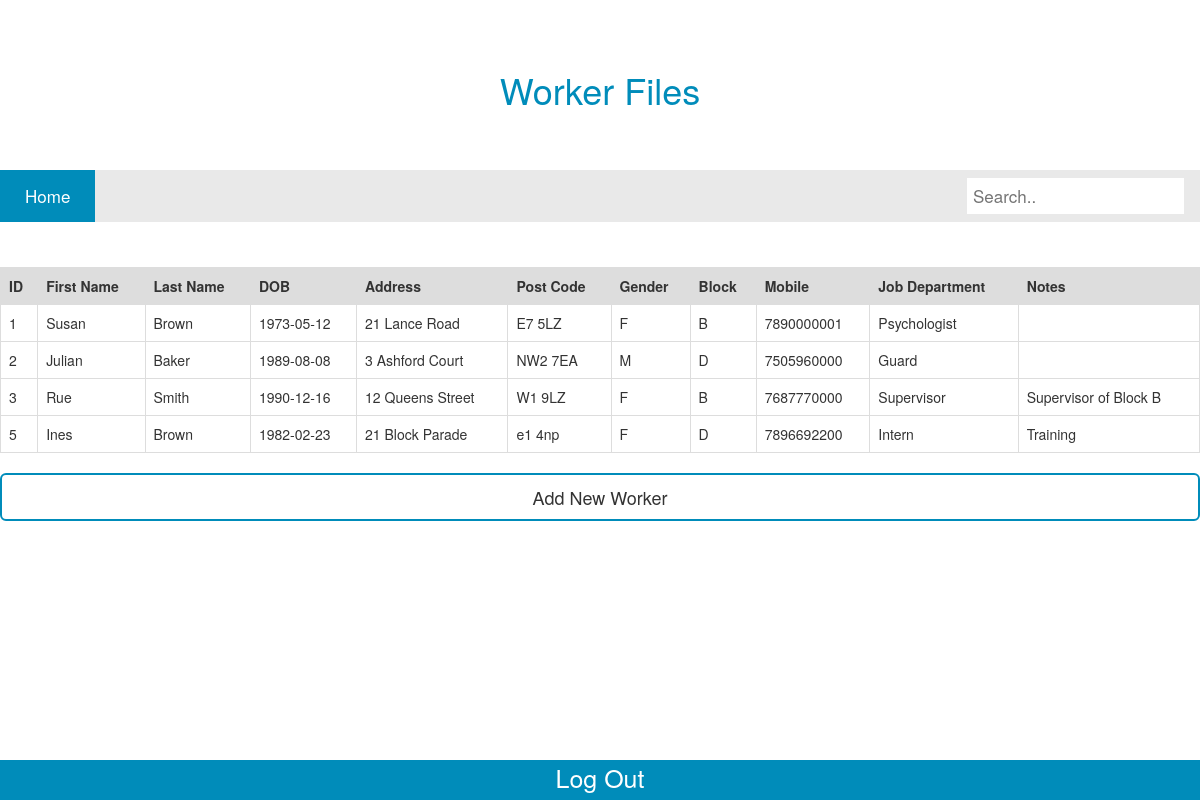
/workerFiles.php, run on the app's committed database.
### tables this page shows
CREATE TABLE `workers` (
  `ID` int(11) NOT NULL,
  `firstname` varchar(100) NOT NULL,
  `lastname` varchar(100) NOT NULL,
  `dob` date NOT NULL,
  `address` varchar(100) NOT NULL,
  `postcode` varchar(100) NOT NULL,
  `gender` char(1) NOT NULL,
  `block` char(1) NOT NULL,
  `mobile` bigint(20) NOT NULL,
  `jobDept` varchar(100) NOT NULL,
  `notes` longtext NOT NULL
);

### workerFiles.php (the view, shortened to what this page needs)
<?php
  $db = mysqli_connect ("localhost", "root", "", "prison");
  $sql = "SELECT * FROM workers;";
  $result = mysqli_query ($db, $sql);
?>
<!DOCTYPE html>
<link rel="stylesheet" href="https://stackpath.bootstrapcdn.com/bootstrap/3.4.1/css/bootstrap.min.css">
<link href = "style.css" rel = "stylesheet" type = "text/css">
<html>
<body>
  <div class="header1">
    <h1 class="text-center">Worker Files</h1>
  </div>
  <div class="topnav">
    <a class="active" href="PMS.php ">Home</a>
    <input type="texts" placeholder="Search..">
  </div>
    <table>
          <tr>
            <th> ID </th>
            <th> First Name </th>
            <th> Last Name </th>
            <th> DOB </th>
            <th> Address </th>
            <th> Post Code </th>
            <th> Gender </th>
            <th> Block </th>
            <th> Mobile </th>
            <th> Job Department </th>
            <th> Notes </th>
          </tr>
<?php
        while ($rows = mysqli_fetch_assoc($result))
        {
?>
        <tr>
          <td> <?php echo $rows['ID']; ?> </td>
          <td> <?php echo $rows['firstname']; ?> </td>
          <td> <?php echo $rows['lastname']; ?> </td>
          <td> <?php echo $rows['dob']; ?> </td>
          <td> <?php echo $rows['address']; ?> </td>
          <td> <?php echo $rows['postcode']; ?> </td>
          <td> <?php echo $rows['gender']; ?> </td>
          <td> <?php echo $rows['block']; ?> </td>
          <td> <?php echo $rows['mobile']; ?> </td>
          <td> <?php echo $rows['jobDept']; ?> </td>
          <td> <?php echo $rows['notes']; ?> </td>
        </tr>
<?php
      }
 ?>
  </table>
  <div>
    <a class="btn btn-default btn-lg btn-block " href="workerForm.php" role="button">Add New Worker </a>
  </div>
  <div class = "footer">
    <a class="active" href = "logout.php"> Log Out </a>
  </div>
</body>
</html>

### style.css (style rules this page uses)
.header1 { background-color: white; padding: 50px; text-align: center; font-size: 50px; margin-bottom: 0px; color: #008CBA }
.topnav { overflow: hidden; background-color: #e9e9e9; margin-bottom: 45px; }
.topnav a { float: left; display: block; text-align: center; padding: 14px 25px; text-decoration: none; font-size: 17px; }
.topnav a.active { background-color: #008CBA; color: white; }
.topnav input[type=texts] { float: right; padding: 6px; border: none; margin-top: 8px; margin-right: 16px; font-size: 17px; }
.footer { background-color: #008CBA; position: absolute; bottom: 0; width: 98%; text-align: center; font-size: 25px; color: white; }
.footer a.active { color: white; }

### workerFiles.php (style rules this page uses)
html { min-height:100%; width:100%; position:absolute; }
body { box-sizing: border-box; margin:0; padding:0; height:100%; }
.footer { background-color: #008CBA; position: absolute; bottom: 0; width: 100%; text-align: center; font-size: 25px; color: white; height:40px; }
.footer a.active { color: white; }
table { border-collapse: collapse; width: 100%; margin:0; padding:0; height:100%; }
td, th { border: 1px solid #dddddd; text-align: left; padding: 8px; }
th { background-color: #dddddd; }
.btn { margin-top: 20px; background-color: white; font-style: normal; border: 2px solid #008CBA; }

### data on the page
workers: ID "1", firstname "Susan", lastname "Brown", dob "1973-05-12", address "21 Lance Road", postcode "E7 5LZ", gender "F", block "B", mobile "7890000001", jobDept "Psychologist"
workers: ID "2", firstname "Julian", lastname "Baker", dob "1989-08-08", address "3 Ashford Court", postcode "NW2 7EA", gender "M", block "D", mobile "7505960000", jobDept "Guard"
workers: ID "3", firstname "Rue", lastname "Smith", dob "1990-12-16", address "12 Queens Street", postcode "W1 9LZ", gender "F", block "B", mobile "7687770000", jobDept "Supervisor", notes "Supervisor of Block B"
workers: ID "5", firstname "Ines", lastname "Brown", dob "1982-02-23", address "21 Block Parade", postcode "e1 4np", gender "F", block "D", mobile "7896692200", jobDept "Intern", notes "Training"
